Frame 1 (no input): blank canvas, image omitted
Frame 60 (no input): blank canvas, image omitted
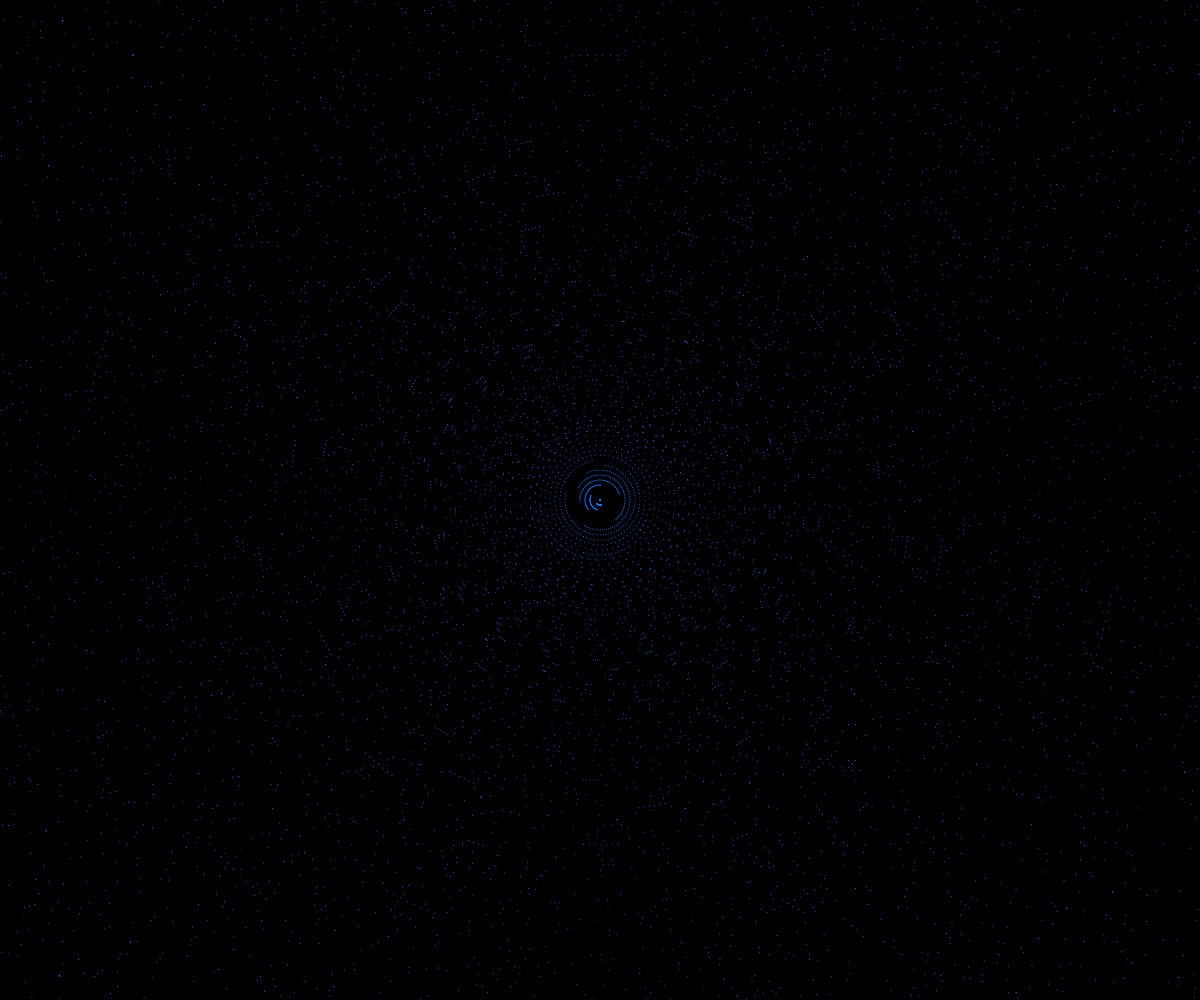
Frame 120 (the mouse pressed at the canvas centre since frame 60)

The p5.js sketch whose frames 1 and 60 were blank and that drew this single picture after the mouse press (run headless with seeded random() and noise() and a simulated clock; from frame 60 on, the mouse is pressed at the canvas centre):

// p5.js sketch
// ── sketch.js
function setup() {
  createCanvas(windowWidth, windowHeight);
  background(0);
  colorMode(HSB)
}

function draw() {
  translate(mouseX, mouseY);

  var h = 215;
  var s = 90;
  var b = 100;

  if (mouseX < width / 2) {
    h = 271
    s = 90
    b = 100
  }

//do not draw in the very beginning
  if (mouseX != 0) {
    drawCircle(h, s, b);
  }
}

function drawCircle(h, s, b) {
  for (var i = 0; i < windowHeight; i += 5) {
    rotate(frameCount * 0.01);
    stroke(h, s, b);
    point(i, 0);
  }

}

function mousePressed() {
  background(0);
}
